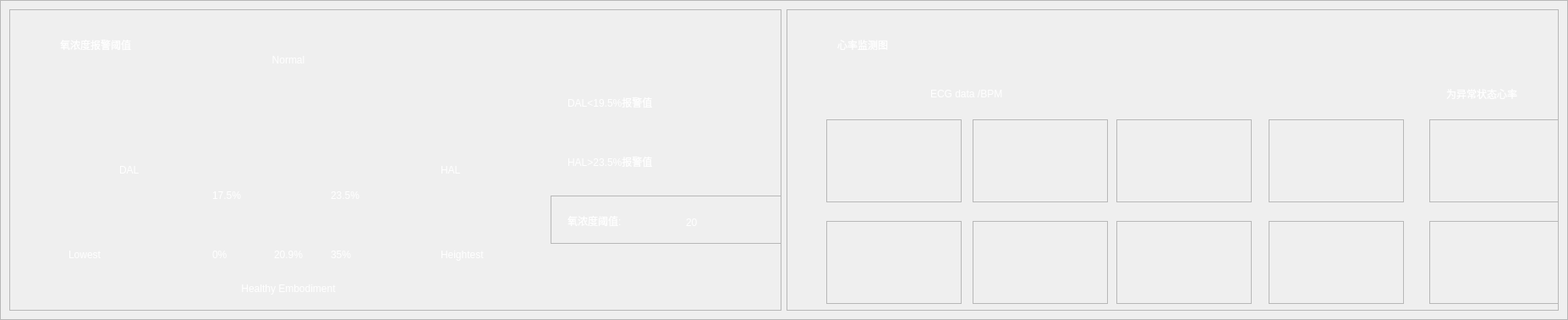
       <widget class="QFrame" name="monitor_frame">
        <property name="minimumSize">
         <size>
          <width>0</width>
          <height>0</height>
         </size>
        </property>
        <property name="maximumSize">
         <size>
          <width>16777215</width>
          <height>376</height>
         </size>
        </property>
        <property name="frameShape">
         <enum>QFrame::StyledPanel</enum>
        </property>
        <property name="frameShadow">
         <enum>QFrame::Raised</enum>
        </property>
        <layout class="QHBoxLayout" name="monitor_frame_layout">
         <property name="leftMargin">
          <number>10</number>
         </property>
         <property name="topMargin">
          <number>10</number>
         </property>
         <property name="rightMargin">
          <number>10</number>
         </property>
         <property name="bottomMargin">
          <number>10</number>
         </property>
         <item>
          <widget class="QFrame" name="oxygen_frame">
           <property name="minimumSize">
            <size>
             <width>913</width>
             <height>0</height>
            </size>
           </property>
           <property name="frameShape">
            <enum>QFrame::StyledPanel</enum>
           </property>
           <property name="frameShadow">
            <enum>QFrame::Raised</enum>
           </property>
           <widget class="QLabel" name="oxygen_icon">
            <property name="geometry">
             <rect>
              <x>10</x>
              <y>20</y>
              <width>43</width>
              <height>43</height>
             </rect>
            </property>
            <property name="text">
             <string/>
            </property>
           </widget>
           <widget class="QLabel" name="oxygen_alert">
            <property name="geometry">
             <rect>
              <x>850</x>
              <y>20</y>
              <width>73</width>
              <height>47</height>
             </rect>
            </property>
            <property name="text">
             <string/>
            </property>
           </widget>
           <widget class="QLabel" name="oxygen_title">
            <property name="geometry">
             <rect>
              <x>60</x>
              <y>30</y>
              <width>220</width>
              <height>24</height>
             </rect>
            </property>
            <property name="styleSheet">
             <string notr="true">color: rgb(255, 255, 255);
font: 20pt &quot;方正黑体简体&quot;;</string>
            </property>
            <property name="text">
             <string>氧浓度报警阈值</string>
            </property>
           </widget>
           <widget class="QLabel" name="oxygen_point">
            <property name="geometry">
             <rect>
              <x>170</x>
              <y>80</y>
              <width>323</width>
              <height>220</height>
             </rect>
            </property>
            <property name="text">
             <string/>
            </property>
           </widget>
           <widget class="QLabel" name="oxygen_normal">
            <property name="geometry">
             <rect>
              <x>280</x>
              <y>50</y>
              <width>100</width>
              <height>20</height>
             </rect>
            </property>
            <property name="styleSheet">
             <string notr="true">color: rgb(255, 255, 255);
font: 18pt &quot;宋体&quot;;</string>
            </property>
            <property name="text">
             <string>Normal</string>
            </property>
            <property name="alignment">
             <set>Qt::AlignCenter</set>
            </property>
           </widget>
           <widget class="QLabel" name="oxygen_value0">
            <property name="geometry">
             <rect>
              <x>240</x>
              <y>280</y>
              <width>100</width>
              <height>20</height>
             </rect>
            </property>
            <property name="styleSheet">
             <string notr="true">color: rgb(255, 255, 255);
font: 12pt &quot;宋体&quot;;</string>
            </property>
            <property name="text">
             <string>0%</string>
            </property>
           </widget>
           <widget class="QLabel" name="oxygen_lowest">
            <property name="geometry">
             <rect>
              <x>70</x>
              <y>280</y>
              <width>100</width>
              <height>20</height>
             </rect>
            </property>
            <property name="styleSheet">
             <string notr="true">color: rgb(255, 255, 255);
font: 18pt &quot;宋体&quot;;</string>
            </property>
            <property name="text">
             <string>Lowest</string>
            </property>
           </widget>
           <widget class="QLabel" name="oxygen_dal">
            <property name="geometry">
             <rect>
              <x>130</x>
              <y>180</y>
              <width>100</width>
              <height>20</height>
             </rect>
            </property>
            <property name="styleSheet">
             <string notr="true">color: rgb(255, 255, 255);
font: 18pt &quot;宋体&quot;;</string>
            </property>
            <property name="text">
             <string>DAL</string>
            </property>
           </widget>
           <widget class="QLabel" name="oxygen_hal">
            <property name="geometry">
             <rect>
              <x>510</x>
              <y>180</y>
              <width>100</width>
              <height>20</height>
             </rect>
            </property>
            <property name="styleSheet">
             <string notr="true">color: rgb(255, 255, 255);
font: 18pt &quot;宋体&quot;;</string>
            </property>
            <property name="text">
             <string>HAL</string>
            </property>
           </widget>
           <widget class="QLabel" name="oxygen_heightest">
            <property name="geometry">
             <rect>
              <x>510</x>
              <y>280</y>
              <width>120</width>
              <height>20</height>
             </rect>
            </property>
            <property name="styleSheet">
             <string notr="true">color: rgb(255, 255, 255);
font: 18pt &quot;宋体&quot;;</string>
            </property>
            <property name="text">
             <string>Heightest</string>
            </property>
           </widget>
           <widget class="QLabel" name="oxygen_value17">
            <property name="geometry">
             <rect>
              <x>240</x>
              <y>210</y>
              <width>100</width>
              <height>20</height>
             </rect>
            </property>
            <property name="styleSheet">
             <string notr="true">color: rgb(255, 255, 255);
font: 12pt &quot;宋体&quot;;</string>
            </property>
            <property name="text">
             <string>17.5%</string>
            </property>
           </widget>
           <widget class="QLabel" name="oxygen_value23">
            <property name="geometry">
             <rect>
              <x>380</x>
              <y>210</y>
              <width>100</width>
              <height>20</height>
             </rect>
            </property>
            <property name="layoutDirection">
             <enum>Qt::RightToLeft</enum>
            </property>
            <property name="styleSheet">
             <string notr="true">color: rgb(255, 255, 255);
font: 12pt &quot;宋体&quot;;</string>
            </property>
            <property name="text">
             <string>23.5%</string>
            </property>
           </widget>
           <widget class="QLabel" name="oxygen_value35">
            <property name="geometry">
             <rect>
              <x>380</x>
              <y>280</y>
              <width>100</width>
              <height>20</height>
             </rect>
            </property>
            <property name="layoutDirection">
             <enum>Qt::RightToLeft</enum>
            </property>
            <property name="styleSheet">
             <string notr="true">color: rgb(255, 255, 255);
font: 12pt &quot;宋体&quot;;</string>
            </property>
            <property name="text">
             <string>35%</string>
            </property>
           </widget>
           <widget class="QLabel" name="oxygen_percent">
            <property name="geometry">
             <rect>
              <x>280</x>
              <y>280</y>
              <width>100</width>
              <height>20</height>
             </rect>
            </property>
            <property name="styleSheet">
             <string notr="true">color: rgb(255, 255, 255);
font: 12pt &quot;方正黑体简体&quot;;</string>
            </property>
            <property name="text">
             <string>20.9%</string>
            </property>
            <property name="alignment">
             <set>Qt::AlignCenter</set>
            </property>
           </widget>
           <widget class="QLabel" name="oxygen_alert_label1">
            <property name="geometry">
             <rect>
              <x>660</x>
              <y>100</y>
              <width>250</width>
              <height>20</height>
             </rect>
            </property>
            <property name="styleSheet">
             <string notr="true">color: rgb(255, 255, 255);
font: 18pt &quot;方正黑体简体&quot;;</string>
            </property>
            <property name="text">
             <string>DAL&lt;19.5%报警值</string>
            </property>
           </widget>
           <widget class="QLabel" name="oxygen_alert_label2">
            <property name="geometry">
             <rect>
              <x>660</x>
              <y>170</y>
              <width>250</width>
              <height>20</height>
             </rect>
            </property>
            <property name="styleSheet">
             <string notr="true">color: rgb(255, 255, 255);
font: 18pt &quot;方正黑体简体&quot;;</string>
            </property>
            <property name="text">
             <string>HAL&gt;23.5%报警值</string>
            </property>
           </widget>
           <widget class="QLabel" name="oxygen_alert_icon1">
            <property name="geometry">
             <rect>
              <x>630</x>
              <y>100</y>
              <width>14</width>
              <height>14</height>
             </rect>
            </property>
            <property name="text">
             <string/>
            </property>
           </widget>
           <widget class="QLabel" name="oxygen_alert_icon2">
            <property name="geometry">
             <rect>
              <x>630</x>
              <y>170</y>
              <width>14</width>
              <height>14</height>
             </rect>
            </property>
            <property name="text">
             <string/>
            </property>
           </widget>
           <widget class="QLabel" name="oxygen_value_2">
            <property name="geometry">
             <rect>
              <x>180</x>
              <y>320</y>
              <width>300</width>
              <height>20</height>
             </rect>
            </property>
            <property name="styleSheet">
             <string notr="true">color: rgb(255, 255, 255);
font: 18pt &quot;宋体&quot;;</string>
            </property>
            <property name="text">
             <string>Healthy Embodiment</string>
            </property>
            <property name="alignment">
             <set>Qt::AlignCenter</set>
            </property>
           </widget>
           <widget class="QFrame" name="oxygen_value_frame">
            <property name="geometry">
             <rect>
              <x>640</x>
              <y>220</y>
              <width>297</width>
              <height>57</height>
             </rect>
            </property>
            <property name="frameShape">
             <enum>QFrame::StyledPanel</enum>
            </property>
            <property name="frameShadow">
             <enum>QFrame::Raised</enum>
            </property>
            <widget class="QLabel" name="oxygen_value_title">
             <property name="geometry">
              <rect>
               <x>20</x>
               <y>20</y>
               <width>150</width>
               <height>20</height>
              </rect>
             </property>
             <property name="styleSheet">
              <string notr="true">color: rgb(255, 255, 255);
font: 18pt &quot;方正黑体简体&quot;;</string>
             </property>
             <property name="text">
              <string>氧浓度阈值:</string>
             </property>
            </widget>
            <widget class="QLineEdit" name="oxygen_lineEdit">
             <property name="geometry">
              <rect>
               <x>158</x>
               <y>12</y>
               <width>130</width>
               <height>40</height>
              </rect>
             </property>
             <property name="styleSheet">
              <string notr="true">color: rgb(255, 255, 255);
font: 18pt &quot;方正黑体简体&quot;;
background-color: rgba(255, 255, 255, 0);
border:0px;</string>
             </property>
             <property name="text">
              <string>20</string>
             </property>
            </widget>
           </widget>
          </widget>
         </item>
         <item>
          <widget class="QFrame" name="main_heart_rate_frame">
           <property name="minimumSize">
            <size>
             <width>913</width>
             <height>356</height>
            </size>
           </property>
           <property name="frameShape">
            <enum>QFrame::StyledPanel</enum>
           </property>
           <property name="frameShadow">
            <enum>QFrame::Raised</enum>
           </property>
           <widget class="QLabel" name="heart_rate_icon">
            <property name="geometry">
             <rect>
              <x>10</x>
              <y>20</y>
              <width>43</width>
              <height>43</height>
             </rect>
            </property>
            <property name="text">
             <string/>
            </property>
           </widget>
           <widget class="QLabel" name="heart_rate_title">
            <property name="geometry">
             <rect>
              <x>60</x>
              <y>30</y>
              <width>220</width>
              <height>24</height>
             </rect>
            </property>
            <property name="styleSheet">
             <string notr="true">color: rgb(255, 255, 255);
font: 20pt &quot;方正黑体简体&quot;;</string>
            </property>
            <property name="text">
             <string>心率监测图</string>
            </property>
           </widget>
           <widget class="QLabel" name="heart_rate_desc1">
            <property name="geometry">
             <rect>
              <x>170</x>
              <y>90</y>
              <width>250</width>
              <height>20</height>
             </rect>
            </property>
            <property name="styleSheet">
             <string notr="true">color: rgb(255, 255, 255);
font: 12pt &quot;宋体&quot;;</string>
            </property>
            <property name="text">
             <string>ECG data /BPM</string>
            </property>
           </widget>
           <widget class="hfHeartRate" name="people_heart_rate1">
            <property name="geometry">
             <rect>
              <x>47</x>
              <y>130</y>
              <width>160</width>
              <height>98</height>
             </rect>
            </property>
            <property name="frameShape">
             <enum>QFrame::StyledPanel</enum>
            </property>
            <property name="frameShadow">
             <enum>QFrame::Raised</enum>
            </property>
           </widget>
           <widget class="hfHeartRate" name="people_heart_rate6">
            <property name="geometry">
             <rect>
              <x>47</x>
              <y>250</y>
              <width>160</width>
              <height>98</height>
             </rect>
            </property>
            <property name="frameShape">
             <enum>QFrame::StyledPanel</enum>
            </property>
            <property name="frameShadow">
             <enum>QFrame::Raised</enum>
            </property>
           </widget>
           <widget class="hfHeartRate" name="people_heart_rate2">
            <property name="geometry">
             <rect>
              <x>220</x>
              <y>130</y>
              <width>160</width>
              <height>98</height>
             </rect>
            </property>
            <property name="frameShape">
             <enum>QFrame::StyledPanel</enum>
            </property>
            <property name="frameShadow">
             <enum>QFrame::Raised</enum>
            </property>
           </widget>
           <widget class="hfHeartRate" name="people_heart_rate7">
            <property name="geometry">
             <rect>
              <x>220</x>
              <y>250</y>
              <width>160</width>
              <height>98</height>
             </rect>
            </property>
            <property name="frameShape">
             <enum>QFrame::StyledPanel</enum>
            </property>
            <property name="frameShadow">
             <enum>QFrame::Raised</enum>
            </property>
           </widget>
           <widget class="hfHeartRate" name="people_heart_rate3">
            <property name="geometry">
             <rect>
              <x>390</x>
              <y>130</y>
              <width>160</width>
              <height>98</height>
             </rect>
            </property>
            <property name="frameShape">
             <enum>QFrame::StyledPanel</enum>
            </property>
            <property name="frameShadow">
             <enum>QFrame::Raised</enum>
            </property>
           </widget>
           <widget class="hfHeartRate" name="people_heart_rate8">
            <property name="geometry">
             <rect>
              <x>390</x>
              <y>250</y>
              <width>160</width>
              <height>98</height>
             </rect>
            </property>
            <property name="frameShape">
             <enum>QFrame::StyledPanel</enum>
            </property>
            <property name="frameShadow">
             <enum>QFrame::Raised</enum>
            </property>
           </widget>
           <widget class="hfHeartRate" name="people_heart_rate4">
            <property name="geometry">
             <rect>
              <x>570</x>
              <y>130</y>
              <width>160</width>
              <height>98</height>
             </rect>
            </property>
            <property name="frameShape">
             <enum>QFrame::StyledPanel</enum>
            </property>
            <property name="frameShadow">
             <enum>QFrame::Raised</enum>
            </property>
           </widget>
           <widget class="hfHeartRate" name="people_heart_rate9">
            <property name="geometry">
             <rect>
              <x>570</x>
              <y>250</y>
              <width>160</width>
              <height>98</height>
             </rect>
            </property>
            <property name="frameShape">
             <enum>QFrame::StyledPanel</enum>
            </property>
            <property name="frameShadow">
             <enum>QFrame::Raised</enum>
            </property>
           </widget>
           <widget class="hfHeartRate" name="people_heart_rate5">
            <property name="geometry">
             <rect>
              <x>760</x>
              <y>130</y>
              <width>160</width>
              <height>98</height>
             </rect>
            </property>
            <property name="frameShape">
             <enum>QFrame::StyledPanel</enum>
            </property>
            <property name="frameShadow">
             <enum>QFrame::Raised</enum>
            </property>
           </widget>
           <widget class="hfHeartRate" name="people_heart_rate10">
            <property name="geometry">
             <rect>
              <x>760</x>
              <y>250</y>
              <width>160</width>
              <height>98</height>
             </rect>
            </property>
            <property name="frameShape">
             <enum>QFrame::StyledPanel</enum>
            </property>
            <property name="frameShadow">
             <enum>QFrame::Raised</enum>
            </property>
           </widget>
           <widget class="QLabel" name="heart_rate_set">
            <property name="geometry">
             <rect>
              <x>880</x>
              <y>30</y>
              <width>35</width>
              <height>33</height>
             </rect>
            </property>
            <property name="minimumSize">
             <size>
              <width>35</width>
              <height>33</height>
             </size>
            </property>
            <property name="maximumSize">
             <size>
              <width>35</width>
              <height>33</height>
             </size>
            </property>
            <property name="text">
             <string/>
            </property>
           </widget>
           <widget class="QLabel" name="heart_rate_alert">
            <property name="geometry">
             <rect>
              <x>750</x>
              <y>90</y>
              <width>23</width>
              <height>20</height>
             </rect>
            </property>
            <property name="text">
             <string/>
            </property>
           </widget>
           <widget class="QLabel" name="heart_rate_desc2">
            <property name="geometry">
             <rect>
              <x>780</x>
              <y>90</y>
              <width>200</width>
              <height>20</height>
             </rect>
            </property>
            <property name="styleSheet">
             <string notr="true">color: rgb(255, 255, 255);
font: 12pt &quot;方正黑体简体&quot;;</string>
            </property>
            <property name="text">
             <string>为异常状态心率</string>
            </property>
           </widget>
          </widget>
         </item>
        </layout>
       </widget>
